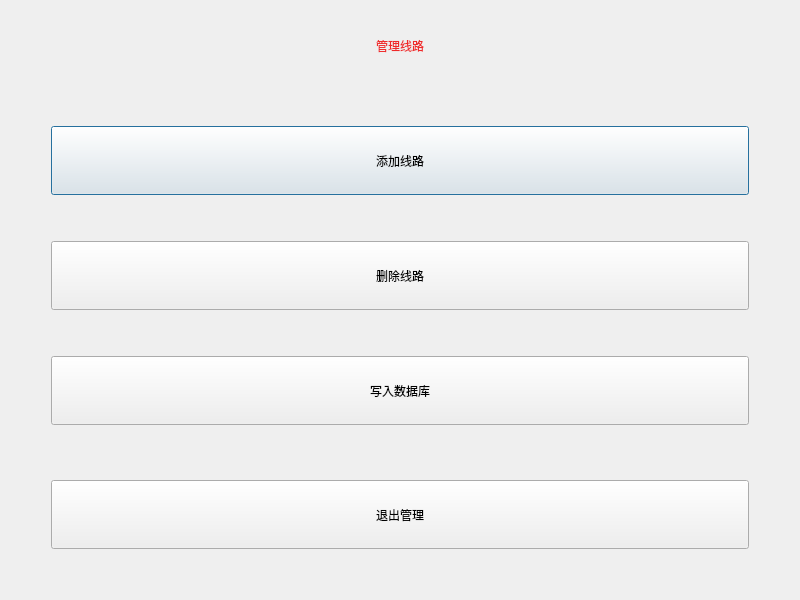
<?xml version="1.0" encoding="UTF-8"?>
<ui version="4.0">
 <class>Dialog</class>
 <widget class="QDialog" name="Dialog">
  <property name="geometry">
   <rect>
    <x>0</x>
    <y>0</y>
    <width>800</width>
    <height>600</height>
   </rect>
  </property>
  <property name="minimumSize">
   <size>
    <width>800</width>
    <height>600</height>
   </size>
  </property>
  <property name="maximumSize">
   <size>
    <width>800</width>
    <height>600</height>
   </size>
  </property>
  <property name="windowTitle">
   <string>Dialog</string>
  </property>
  <layout class="QVBoxLayout" name="verticalLayout">
   <item>
    <widget class="QLabel" name="label">
     <property name="styleSheet">
      <string notr="true">color: rgb(239, 41, 41);
font: 57 30pt &quot;WenQuanYi Zen Hei Sharp&quot;;</string>
     </property>
     <property name="text">
      <string>管理线路</string>
     </property>
     <property name="alignment">
      <set>Qt::AlignCenter</set>
     </property>
    </widget>
   </item>
   <item>
    <spacer name="verticalSpacer">
     <property name="orientation">
      <enum>Qt::Vertical</enum>
     </property>
     <property name="sizeType">
      <enum>QSizePolicy::Preferred</enum>
     </property>
     <property name="sizeHint" stdset="0">
      <size>
       <width>20</width>
       <height>40</height>
      </size>
     </property>
    </spacer>
   </item>
   <item>
    <layout class="QHBoxLayout" name="horizontalLayout">
     <item>
      <spacer name="horizontalSpacer_2">
       <property name="orientation">
        <enum>Qt::Horizontal</enum>
       </property>
       <property name="sizeType">
        <enum>QSizePolicy::Preferred</enum>
       </property>
       <property name="sizeHint" stdset="0">
        <size>
         <width>40</width>
         <height>20</height>
        </size>
       </property>
      </spacer>
     </item>
     <item>
      <widget class="QPushButton" name="btnAdd">
       <property name="sizePolicy">
        <sizepolicy hsizetype="Minimum" vsizetype="Preferred">
         <horstretch>0</horstretch>
         <verstretch>0</verstretch>
        </sizepolicy>
       </property>
       <property name="text">
        <string>添加线路</string>
       </property>
      </widget>
     </item>
     <item>
      <spacer name="horizontalSpacer">
       <property name="orientation">
        <enum>Qt::Horizontal</enum>
       </property>
       <property name="sizeType">
        <enum>QSizePolicy::Preferred</enum>
       </property>
       <property name="sizeHint" stdset="0">
        <size>
         <width>40</width>
         <height>20</height>
        </size>
       </property>
      </spacer>
     </item>
    </layout>
   </item>
   <item>
    <spacer name="verticalSpacer_2">
     <property name="orientation">
      <enum>Qt::Vertical</enum>
     </property>
     <property name="sizeType">
      <enum>QSizePolicy::Preferred</enum>
     </property>
     <property name="sizeHint" stdset="0">
      <size>
       <width>20</width>
       <height>40</height>
      </size>
     </property>
    </spacer>
   </item>
   <item>
    <layout class="QHBoxLayout" name="horizontalLayout_2">
     <item>
      <spacer name="horizontalSpacer_4">
       <property name="orientation">
        <enum>Qt::Horizontal</enum>
       </property>
       <property name="sizeType">
        <enum>QSizePolicy::Preferred</enum>
       </property>
       <property name="sizeHint" stdset="0">
        <size>
         <width>40</width>
         <height>18</height>
        </size>
       </property>
      </spacer>
     </item>
     <item>
      <widget class="QPushButton" name="btnDel">
       <property name="sizePolicy">
        <sizepolicy hsizetype="Minimum" vsizetype="Preferred">
         <horstretch>0</horstretch>
         <verstretch>0</verstretch>
        </sizepolicy>
       </property>
       <property name="text">
        <string>删除线路</string>
       </property>
      </widget>
     </item>
     <item>
      <spacer name="horizontalSpacer_3">
       <property name="orientation">
        <enum>Qt::Horizontal</enum>
       </property>
       <property name="sizeType">
        <enum>QSizePolicy::Preferred</enum>
       </property>
       <property name="sizeHint" stdset="0">
        <size>
         <width>40</width>
         <height>20</height>
        </size>
       </property>
      </spacer>
     </item>
    </layout>
   </item>
   <item>
    <spacer name="verticalSpacer_3">
     <property name="orientation">
      <enum>Qt::Vertical</enum>
     </property>
     <property name="sizeType">
      <enum>QSizePolicy::Preferred</enum>
     </property>
     <property name="sizeHint" stdset="0">
      <size>
       <width>20</width>
       <height>40</height>
      </size>
     </property>
    </spacer>
   </item>
   <item>
    <layout class="QHBoxLayout" name="horizontalLayout_3">
     <item>
      <spacer name="horizontalSpacer_6">
       <property name="orientation">
        <enum>Qt::Horizontal</enum>
       </property>
       <property name="sizeType">
        <enum>QSizePolicy::Preferred</enum>
       </property>
       <property name="sizeHint" stdset="0">
        <size>
         <width>40</width>
         <height>20</height>
        </size>
       </property>
      </spacer>
     </item>
     <item>
      <widget class="QPushButton" name="btnWrite">
       <property name="sizePolicy">
        <sizepolicy hsizetype="Minimum" vsizetype="Preferred">
         <horstretch>0</horstretch>
         <verstretch>0</verstretch>
        </sizepolicy>
       </property>
       <property name="text">
        <string>写入数据库</string>
       </property>
      </widget>
     </item>
     <item>
      <spacer name="horizontalSpacer_5">
       <property name="orientation">
        <enum>Qt::Horizontal</enum>
       </property>
       <property name="sizeType">
        <enum>QSizePolicy::Preferred</enum>
       </property>
       <property name="sizeHint" stdset="0">
        <size>
         <width>40</width>
         <height>20</height>
        </size>
       </property>
      </spacer>
     </item>
    </layout>
   </item>
   <item>
    <spacer name="verticalSpacer_5">
     <property name="orientation">
      <enum>Qt::Vertical</enum>
     </property>
     <property name="sizeType">
      <enum>QSizePolicy::Preferred</enum>
     </property>
     <property name="sizeHint" stdset="0">
      <size>
       <width>20</width>
       <height>49</height>
      </size>
     </property>
    </spacer>
   </item>
   <item>
    <layout class="QHBoxLayout" name="horizontalLayout_4">
     <item>
      <spacer name="horizontalSpacer_7">
       <property name="orientation">
        <enum>Qt::Horizontal</enum>
       </property>
       <property name="sizeType">
        <enum>QSizePolicy::Preferred</enum>
       </property>
       <property name="sizeHint" stdset="0">
        <size>
         <width>40</width>
         <height>20</height>
        </size>
       </property>
      </spacer>
     </item>
     <item>
      <widget class="QPushButton" name="pushButton_4">
       <property name="sizePolicy">
        <sizepolicy hsizetype="Minimum" vsizetype="Preferred">
         <horstretch>0</horstretch>
         <verstretch>0</verstretch>
        </sizepolicy>
       </property>
       <property name="text">
        <string>退出管理</string>
       </property>
      </widget>
     </item>
     <item>
      <spacer name="horizontalSpacer_8">
       <property name="orientation">
        <enum>Qt::Horizontal</enum>
       </property>
       <property name="sizeType">
        <enum>QSizePolicy::Preferred</enum>
       </property>
       <property name="sizeHint" stdset="0">
        <size>
         <width>40</width>
         <height>20</height>
        </size>
       </property>
      </spacer>
     </item>
    </layout>
   </item>
   <item>
    <spacer name="verticalSpacer_4">
     <property name="orientation">
      <enum>Qt::Vertical</enum>
     </property>
     <property name="sizeType">
      <enum>QSizePolicy::Preferred</enum>
     </property>
     <property name="sizeHint" stdset="0">
      <size>
       <width>20</width>
       <height>40</height>
      </size>
     </property>
    </spacer>
   </item>
  </layout>
 </widget>
 <resources/>
 <connections>
  <connection>
   <sender>pushButton_4</sender>
   <signal>clicked(bool)</signal>
   <receiver>Dialog</receiver>
   <slot>close()</slot>
   <hints>
    <hint type="sourcelabel">
     <x>427</x>
     <y>502</y>
    </hint>
    <hint type="destinationlabel">
     <x>641</x>
     <y>550</y>
    </hint>
   </hints>
  </connection>
 </connections>
</ui>
